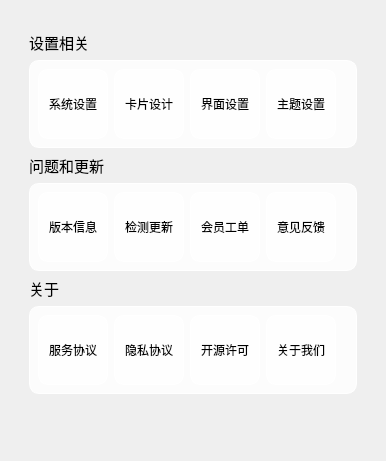
   <widget class="QWidget" name="scrollAreaWidgetContents_37">
    <property name="geometry">
     <rect>
      <x>0</x>
      <y>0</y>
      <width>386</width>
      <height>461</height>
     </rect>
    </property>
    <layout class="QGridLayout" name="gridLayout">
     <item row="0" column="1">
      <layout class="QVBoxLayout" name="verticalLayout">
       <property name="leftMargin">
        <number>5</number>
       </property>
       <property name="topMargin">
        <number>20</number>
       </property>
       <property name="rightMargin">
        <number>5</number>
       </property>
       <property name="bottomMargin">
        <number>5</number>
       </property>
       <item>
        <widget class="QLabel" name="label_17">
         <property name="font">
          <font>
           <pointsize>11</pointsize>
          </font>
         </property>
         <property name="styleSheet">
          <string notr="true">background: transparent;</string>
         </property>
         <property name="text">
          <string>设置相关</string>
         </property>
        </widget>
       </item>
       <item>
        <widget class="QWidget" name="widget_setting_setting" native="true">
         <property name="styleSheet">
          <string notr="true">QWidget {
border-style: solid;
border-radius: 10px;
border: 1px solid white;
background-color:rgba(255, 255, 255, 200);
}</string>
         </property>
         <layout class="QGridLayout" name="gridLayout_3">
          <item row="0" column="0">
           <layout class="QHBoxLayout" name="horizontalLayout">
            <item>
             <widget class="QPushButton" name="push_button_setting_system">
              <property name="minimumSize">
               <size>
                <width>70</width>
                <height>70</height>
               </size>
              </property>
              <property name="styleSheet">
               <string notr="true"/>
              </property>
              <property name="text">
               <string>系统设置</string>
              </property>
             </widget>
            </item>
            <item>
             <widget class="QPushButton" name="push_button_setting_card_permutation">
              <property name="minimumSize">
               <size>
                <width>70</width>
                <height>70</height>
               </size>
              </property>
              <property name="styleSheet">
               <string notr="true"/>
              </property>
              <property name="text">
               <string>卡片设计</string>
              </property>
             </widget>
            </item>
            <item>
             <widget class="QPushButton" name="push_button_setting_screen">
              <property name="minimumSize">
               <size>
                <width>70</width>
                <height>70</height>
               </size>
              </property>
              <property name="styleSheet">
               <string notr="true"/>
              </property>
              <property name="text">
               <string>界面设置</string>
              </property>
             </widget>
            </item>
            <item>
             <widget class="QPushButton" name="push_button_setting_theme">
              <property name="minimumSize">
               <size>
                <width>70</width>
                <height>70</height>
               </size>
              </property>
              <property name="styleSheet">
               <string notr="true"/>
              </property>
              <property name="text">
               <string>主题设置</string>
              </property>
             </widget>
            </item>
            <item>
             <spacer name="horizontalSpacer_2">
              <property name="orientation">
               <enum>Qt::Horizontal</enum>
              </property>
              <property name="sizeHint" stdset="0">
               <size>
                <width>40</width>
                <height>20</height>
               </size>
              </property>
             </spacer>
            </item>
           </layout>
          </item>
         </layout>
        </widget>
       </item>
       <item>
        <widget class="QLabel" name="label_20">
         <property name="font">
          <font>
           <pointsize>11</pointsize>
          </font>
         </property>
         <property name="styleSheet">
          <string notr="true">background: transparent;</string>
         </property>
         <property name="text">
          <string>问题和更新</string>
         </property>
        </widget>
       </item>
       <item>
        <widget class="QWidget" name="widget_setting_update" native="true">
         <property name="styleSheet">
          <string notr="true">QWidget {
border-style: solid;
border-radius: 10px;
border: 1px solid white;
background-color:rgba(255, 255, 255, 200);
}</string>
         </property>
         <layout class="QGridLayout" name="gridLayout_4">
          <item row="0" column="0">
           <layout class="QHBoxLayout" name="horizontalLayout_4">
            <item>
             <widget class="QPushButton" name="push_button_setting_version_info">
              <property name="minimumSize">
               <size>
                <width>70</width>
                <height>70</height>
               </size>
              </property>
              <property name="styleSheet">
               <string notr="true"/>
              </property>
              <property name="text">
               <string>版本信息</string>
              </property>
             </widget>
            </item>
            <item>
             <widget class="QPushButton" name="push_button_setting_version">
              <property name="minimumSize">
               <size>
                <width>70</width>
                <height>70</height>
               </size>
              </property>
              <property name="styleSheet">
               <string notr="true"/>
              </property>
              <property name="text">
               <string>检测更新</string>
              </property>
             </widget>
            </item>
            <item>
             <widget class="QPushButton" name="push_button_setting_ticket">
              <property name="minimumSize">
               <size>
                <width>70</width>
                <height>70</height>
               </size>
              </property>
              <property name="styleSheet">
               <string notr="true"/>
              </property>
              <property name="text">
               <string>会员工单</string>
              </property>
             </widget>
            </item>
            <item>
             <widget class="QPushButton" name="push_button_setting_feedback_opinion">
              <property name="minimumSize">
               <size>
                <width>70</width>
                <height>70</height>
               </size>
              </property>
              <property name="styleSheet">
               <string notr="true"/>
              </property>
              <property name="text">
               <string>意见反馈</string>
              </property>
             </widget>
            </item>
            <item>
             <spacer name="horizontalSpacer_6">
              <property name="orientation">
               <enum>Qt::Horizontal</enum>
              </property>
              <property name="sizeHint" stdset="0">
               <size>
                <width>40</width>
                <height>20</height>
               </size>
              </property>
             </spacer>
            </item>
           </layout>
          </item>
         </layout>
        </widget>
       </item>
       <item>
        <widget class="QLabel" name="label_19">
         <property name="font">
          <font>
           <pointsize>11</pointsize>
          </font>
         </property>
         <property name="styleSheet">
          <string notr="true">background: transparent;</string>
         </property>
         <property name="text">
          <string>关于</string>
         </property>
        </widget>
       </item>
       <item>
        <widget class="QWidget" name="widget_setting_about" native="true">
         <property name="styleSheet">
          <string notr="true">QWidget {
border-style: solid;
border-radius: 10px;
border: 1px solid white;
background-color:rgba(255, 255, 255, 200);
}</string>
         </property>
         <layout class="QGridLayout" name="gridLayout_2">
          <item row="1" column="0">
           <layout class="QHBoxLayout" name="horizontalLayout_3">
            <item>
             <widget class="QPushButton" name="push_button_setting_service_agreement">
              <property name="minimumSize">
               <size>
                <width>70</width>
                <height>70</height>
               </size>
              </property>
              <property name="styleSheet">
               <string notr="true"/>
              </property>
              <property name="text">
               <string>服务协议</string>
              </property>
             </widget>
            </item>
            <item>
             <widget class="QPushButton" name="push_button_setting_privacy_agreement">
              <property name="minimumSize">
               <size>
                <width>70</width>
                <height>70</height>
               </size>
              </property>
              <property name="styleSheet">
               <string notr="true"/>
              </property>
              <property name="text">
               <string>隐私协议</string>
              </property>
             </widget>
            </item>
            <item>
             <widget class="QPushButton" name="push_button_setting_open_source">
              <property name="minimumSize">
               <size>
                <width>70</width>
                <height>70</height>
               </size>
              </property>
              <property name="styleSheet">
               <string notr="true"/>
              </property>
              <property name="text">
               <string>开源许可</string>
              </property>
             </widget>
            </item>
            <item>
             <widget class="QPushButton" name="push_button_setting_about_us">
              <property name="minimumSize">
               <size>
                <width>70</width>
                <height>70</height>
               </size>
              </property>
              <property name="styleSheet">
               <string notr="true"/>
              </property>
              <property name="text">
               <string>关于我们</string>
              </property>
             </widget>
            </item>
            <item>
             <spacer name="horizontalSpacer_3">
              <property name="orientation">
               <enum>Qt::Horizontal</enum>
              </property>
              <property name="sizeHint" stdset="0">
               <size>
                <width>40</width>
                <height>20</height>
               </size>
              </property>
             </spacer>
            </item>
           </layout>
          </item>
         </layout>
        </widget>
       </item>
      </layout>
     </item>
     <item row="1" column="1">
      <spacer name="verticalSpacer_2">
       <property name="orientation">
        <enum>Qt::Vertical</enum>
       </property>
       <property name="sizeHint" stdset="0">
        <size>
         <width>20</width>
         <height>40</height>
        </size>
       </property>
      </spacer>
     </item>
     <item row="0" column="2">
      <spacer name="horizontalSpacer_5">
       <property name="orientation">
        <enum>Qt::Horizontal</enum>
       </property>
       <property name="sizeHint" stdset="0">
        <size>
         <width>40</width>
         <height>20</height>
        </size>
       </property>
      </spacer>
     </item>
     <item row="0" column="0">
      <spacer name="horizontalSpacer_4">
       <property name="orientation">
        <enum>Qt::Horizontal</enum>
       </property>
       <property name="sizeHint" stdset="0">
        <size>
         <width>40</width>
         <height>20</height>
        </size>
       </property>
      </spacer>
     </item>
    </layout>
   </widget>
